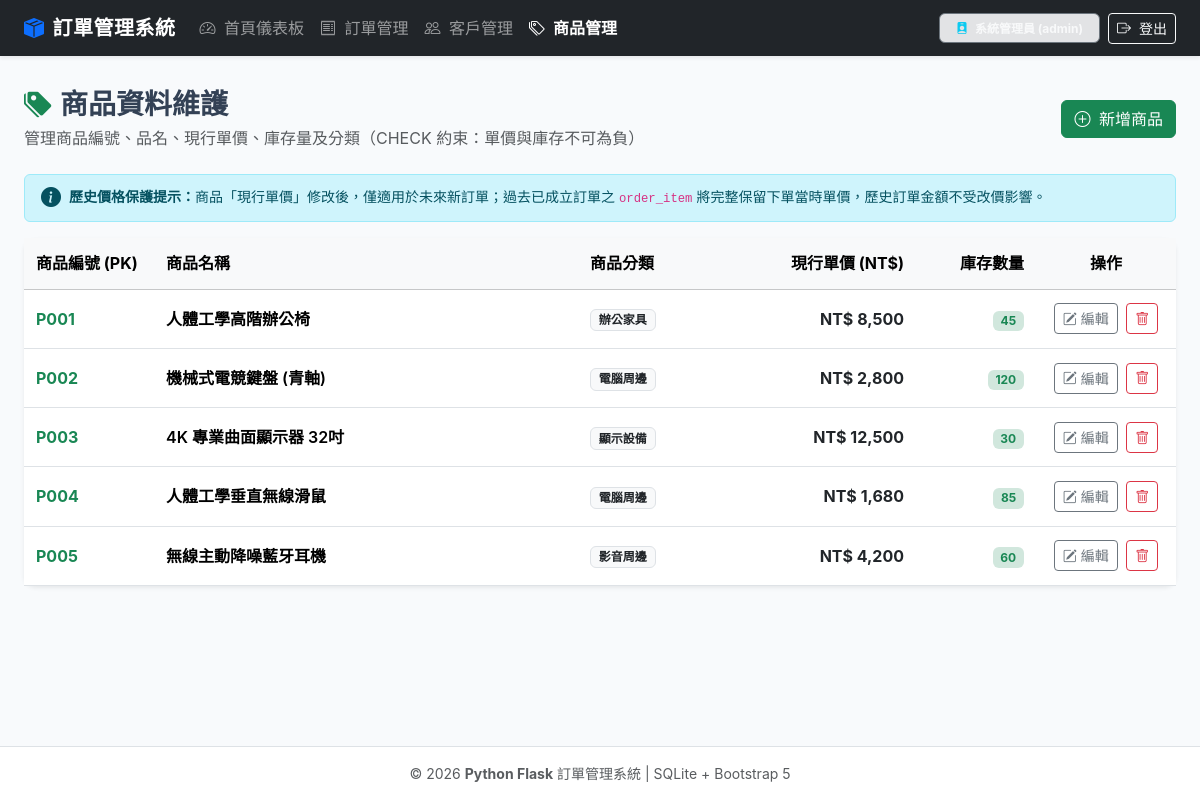
/products (signed in), run on the app's committed database.
### tables this page shows
CREATE TABLE product (
        product_id TEXT PRIMARY KEY,
        name TEXT NOT NULL,
        price REAL NOT NULL CHECK (price >= 0),
        stock INTEGER NOT NULL CHECK (stock >= 0),
        category TEXT NOT NULL
    );

### app.py (the view)
@app.route("/products")
@login_required
def products_list():
    db = get_db()
    products = db.execute("SELECT * FROM product ORDER BY product_id;").fetchall()
    return render_template("products.html", products=products)

### app.py (called while the page is built)
def get_db():
    if "db" not in g:
        if not os.path.exists(DB_PATH):
            print(f"[*] 偵測到資料庫不存在，自動執行初始化: {DB_PATH}")
            init_database(DB_PATH)
        g.db = sqlite3.connect(DB_PATH)
        g.db.row_factory = sqlite3.Row
        g.db.execute("PRAGMA foreign_keys = ON;")
    return g.db

def login_required(f):
    @wraps(f)
    def decorated_function(*args, **kwargs):
        if "user" not in session:
            flash("請先以管理員身分登入系統以進行維護操作！", "warning")
            return redirect(url_for("login", next=request.url))
        return f(*args, **kwargs)
    return decorated_function

### templates/products.html (shortened to what this page needs)
{% extends "base.html" %}
{% block content %}
<div class="d-flex justify-content-between align-items-center mb-4 flex-wrap gap-2">
    <div>
        <h3 class="fw-bold mb-1"><i class="bi bi-tags-fill text-success me-2"></i>商品資料維護</h3>
        <p class="text-muted mb-0">管理商品編號、品名、現行單價、庫存量及分類（CHECK 約束：單價與庫存不可為負）</p>
    </div>
    <div>
        <button type="button" class="btn btn-success" data-bs-toggle="modal" data-bs-target="#addProductModal">
            <i class="bi bi-plus-circle me-1"></i> 新增商品
        </button>
    </div>
</div>
<div class="alert alert-info py-2 px-3 small d-flex align-items-center gap-2 mb-3">
    <i class="bi bi-info-circle-fill fs-5"></i>
    <div>
        <strong>歷史價格保護提示：</strong>商品「現行單價」修改後，僅適用於未來新訂單；過去已成立訂單之 <code>order_item</code> 將完整保留下單當時單價，歷史訂單金額不受改價影響。
    </div>
</div>
<div class="card shadow-sm border-0">
    <div class="card-body p-0">
        <div class="table-responsive">
            <table class="table table-hover align-middle mb-0">
                <thead class="table-light">
                    <tr>
                        <th style="width: 130px;">商品編號 (PK)</th>
                        <th>商品名稱</th>
                        <th>商品分類</th>
                        <th class="text-end" style="width: 150px;">現行單價 (NT$)</th>
                        <th class="text-end" style="width: 120px;">庫存數量</th>
                        <th style="width: 140px;" class="text-center">操作</th>
                    </tr>
                </thead>
                <tbody>
                    {% for p in products %}
                    <tr>
                        <td class="fw-bold text-success">{{ p.product_id }}</td>
                        <td class="fw-semibold">{{ p.name }}</td>
                        <td><span class="badge bg-light text-dark border">{{ p.category }}</span></td>
                        <td class="text-end fw-bold text-dark">
                            NT$ {{ "{:,}".format(p.price|int) }}
                        </td>
                        <td class="text-end">
                            {% if p.stock <= 5 %}
                                <span class="badge bg-danger-subtle text-danger fw-bold">{{ p.stock }} (低庫存)</span>
                            {% else %}
                                <span class="badge bg-success-subtle text-success fw-bold">{{ p.stock }}</span>
                            {% endif %}
                        </td>
                        <td class="text-center">
                            <button class="btn btn-sm btn-outline-secondary me-1 edit-product-btn"
                                    data-bs-toggle="modal"
                                    data-bs-target="#editProductModal"
                                    data-id="{{ p.product_id }}"
                                    data-name="{{ p.name }}"
                                    data-price="{{ p.price }}"
                                    data-stock="{{ p.stock }}"
                                    data-category="{{ p.category }}">
                                <i class="bi bi-pencil-square"></i> 編輯
                            </button>
                            <form action="{{ url_for('product_delete', product_id=p.product_id) }}" method="POST" class="d-inline" onsubmit="return confirm('確定要刪除商品「{{ p.name }}」嗎？若該商品已有訂單明細關聯將受外鍵保護阻擋。');">
                                <button type="submit" class="btn btn-sm btn-outline-danger">
                                    <i class="bi bi-trash"></i>
                                </button>
                            </form>
                        </td>
                    </tr>
                    {% else %}
                    <tr>
                        <td colspan="6" class="text-center py-4 text-muted">目前暫無商品資料</td>
                    </tr>
                    {% endfor %}
                </tbody>
            </table>
        </div>
    </div>
</div>
{% endblock %}

### templates/base.html (style rules this page uses)
body { font-family: 'Noto Sans TC', -apple-system, BlinkMacSystemFont, "Segoe UI", Roboto, sans-serif; background-color: #f8fafc; color: #334155; min-height: 100vh; display: flex; flex-direction: column; }
.card { border-radius: 0.75rem; border: 1px solid rgba(0,0,0,0.06); box-shadow: 0 4px 6px -1px rgba(0,0,0,0.04), 0 2px 4px -2px rgba(0,0,0,0.03); }
.table > :not(caption) > * > * { padding: 0.85rem 0.75rem; }

### data on the page
product: product_id "P001", name "人體工學高階辦公椅", category "辦公家具", price "8,500", stock "45"
product: product_id "P002", name "機械式電競鍵盤 (青軸)", category "電腦周邊", price "2,800", stock "120"
product: product_id "P003", name "4K 專業曲面顯示器 32吋", category "顯示設備", price "12,500", stock "30"
product: product_id "P004", name "人體工學垂直無線滑鼠", category "電腦周邊", price "1,680", stock "85"
product: product_id "P005", name "無線主動降噪藍牙耳機", category "影音周邊", price "4,200", stock "60"

### other printed values
{{ session.get('display_name', '管理員') }} "系統管理員"
{{ session.get('user') }} "admin"
